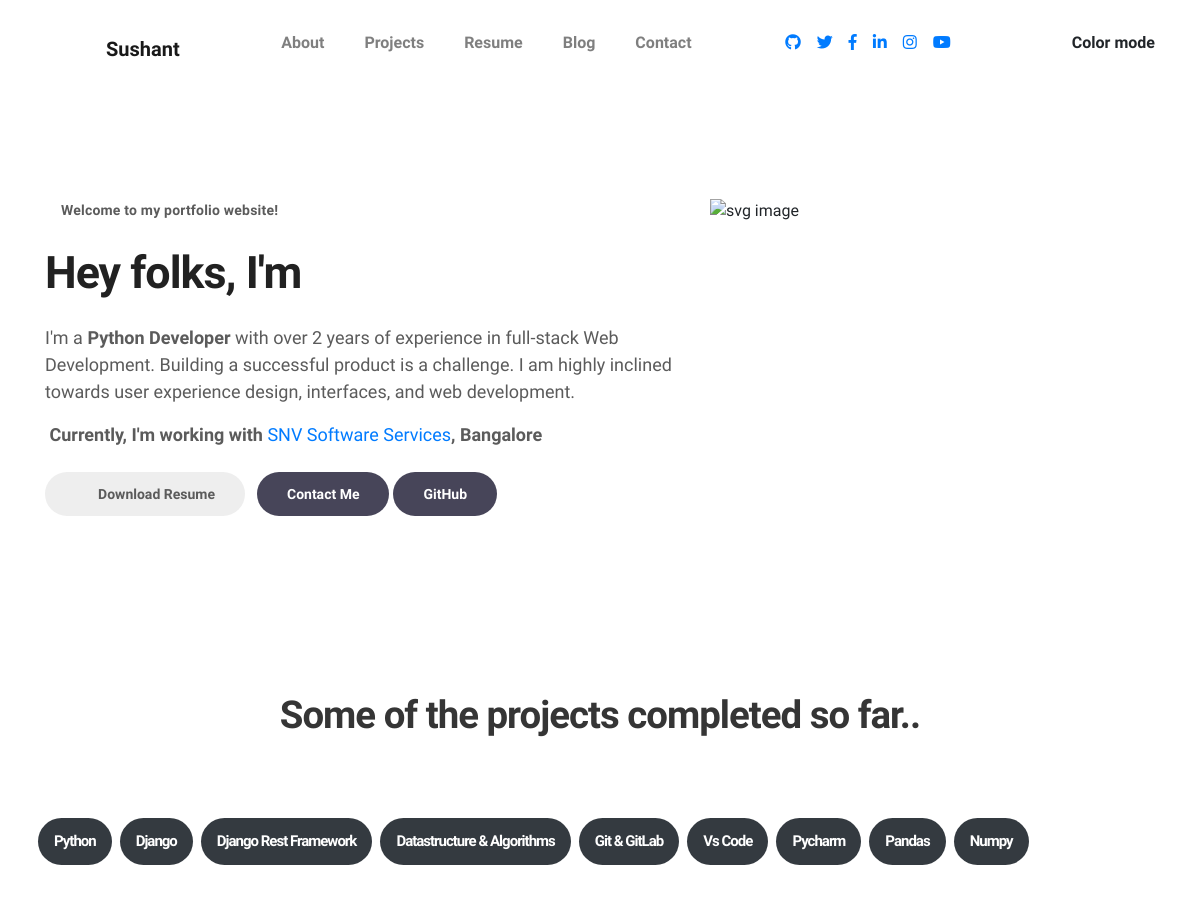
/aboutme/ (upper part), run on an earlier commit of the app's database.
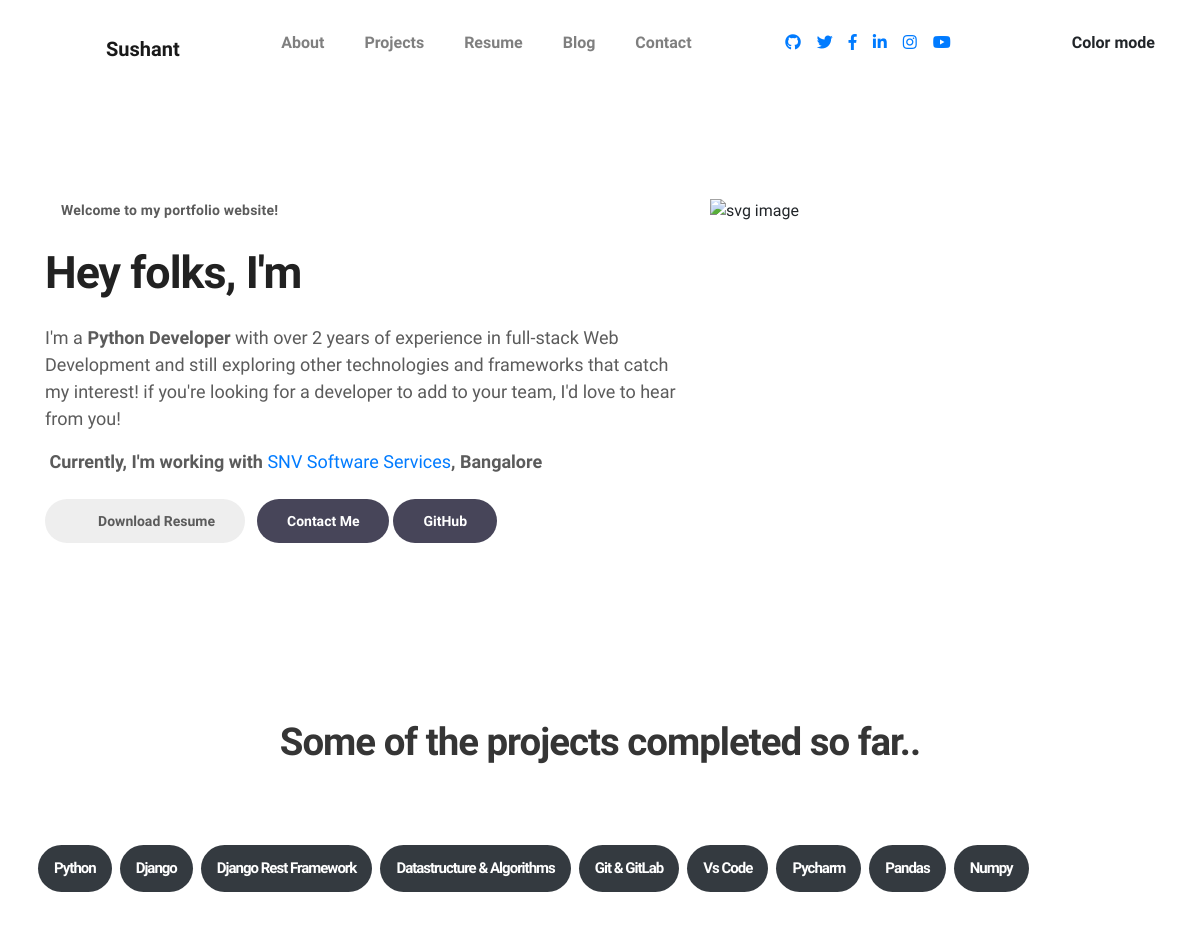
And on a later commit of the database.
### aboutme/models.py (models this page shows)
class AboutMe(models.Model):
    about=RichTextField(null=True,blank=True)
    name=models.CharField(max_length=30)
    dob=models.DateField()
    sec_school=models.CharField(max_length=50,blank=True,null=True)
    perc_in_sec_school=models.CharField(max_length=100,blank=True,null=True)
    sec_school_board=models.CharField(max_length=50,null=True,blank=True)
    sec_school_year=models.CharField(max_length=50,null=True,blank=True)
    sec_school_details=models.CharField(max_length=500,null=True,blank=True)
    higher_sec_school=models.CharField(max_length=50,blank=True,null=True)
    perc_in_higher_sec_school=models.CharField(max_length=100,blank=True,null=True)
    higher_sec_school_board=models.CharField(max_length=50,null=True,blank=True)
    higher_sec_year=models.CharField(max_length=50,null=True,blank=True)
    higher_sec_school_details=models.CharField(max_length=500,null=True,blank=True)
    college=models.CharField(max_length=50,blank=True,null=True)
    degree=models.CharField(max_length=100,null=True,blank=True)
    college_year=models.CharField(max_length=100,null=True,blank=True)
    university=models.CharField(max_length=100,null=True,blank=True)
    college_details=models.CharField(max_length=500,null=True,blank=True)
    perc_in_college=models.CharField(max_length=100,blank=True,null=True)
    experience=models.CharField(max_length=50,null=True,blank=True)
    resume =models.FileField(upload_to='resume')
    phone=models.CharField(max_length=15)
    email=models.EmailField(max_length=50,blank=True,null=True)
    current_address=models.TextField(max_length=100,blank=True, null=True)
    permanent_address=models.TextField(max_length=300,null=True,blank=True)

### aboutme/views.py (the view)
# urls.py: path('', views.about_me, name='about_me'),
def about_me(request):
    intro=AboutMe.objects.all()
    skills=Skills.objects.all()
    exp=WorkExp.objects.all()[::-1]
    print(exp)
    context={
        'intro':intro,
        'skills':skills,
        'exp':exp
    }
    return render(request,'about_me/about_me.html', context)

### aboutme/models.py (called while the page is built)
    def __str__(self):
        return self.comapny_name

### blogapp/context_processors.py (called while the page is built)
def globalVariable(request):
    category = Catagory.objects.all()
    category_count = category.count()
    context = {
        'category':category,
        'cat_count':category_count
        }
    return context

### templates/about_me/about_me.html (shortened to what the changed rows need)
{% load static %}
<!doctype html>
<html lang="en">
  <head>
    <link rel="stylesheet" href="{% static 'css/bootstrap.min.css' %}">
    <link rel="stylesheet" href="{% static 'css/unicons.css' %}">
    <link rel="stylesheet" href="{% static 'css/owl.carousel.min.css' %}">
    <link rel="stylesheet" href="{% static 'css/owl.theme.default.min.css' %}">
    <link rel="stylesheet" href="{% static 'css/tooplate-style.css' %}">
    <link rel="stylesheet" href="https://use.fontawesome.com/releases/v5.3.1/css/all.css">
  </head>
  <body>
    <section class="about full-screen d-lg-flex justify-content-center align-items-center" id="about">
        <div class="container">
            <div class="messages" >
            <div class="row">
                <div class="col-lg-7 col-md-12 col-12 d-flex align-items-center">
                    <div class="about-text">
                        <h1 class="animated animated-text">
                            <span class="mr-2">Hey folks, I'm</span>
                        </h1>
                        {% for each in intro %}
                        <p>{{each.about|safe}}</p>
                        {% endfor %}
                    </div>
                </div>
            </div>
        </div>
    </section>
    <section class="project py-5" id="project">
        <div class="container">
                <div class="row">
                  <div class="col-lg-11 text-center mx-auto col-12">
                      <div class="col-lg-10 mx-auto">
                        <h2>Some of the projects completed so far..</h2> <br>
                      </div>
                     </div>
                </div>
        </div>
    </section>
  </body>
</html>

What changed in the data, as far as the page shows it:
changed AboutMe: about "…experience in full-stack Web Development. Building a successful product is a challenge. I am highly inclined towards user experience design, interfaces, and web development. Currently, I'm working with…" → "…experience in full-stack Web Development and still exploring other technologies and frameworks that catch my interest! if you're looking for a developer to add to your team, I'd love to hear from you! Currently, I'm working with…"
